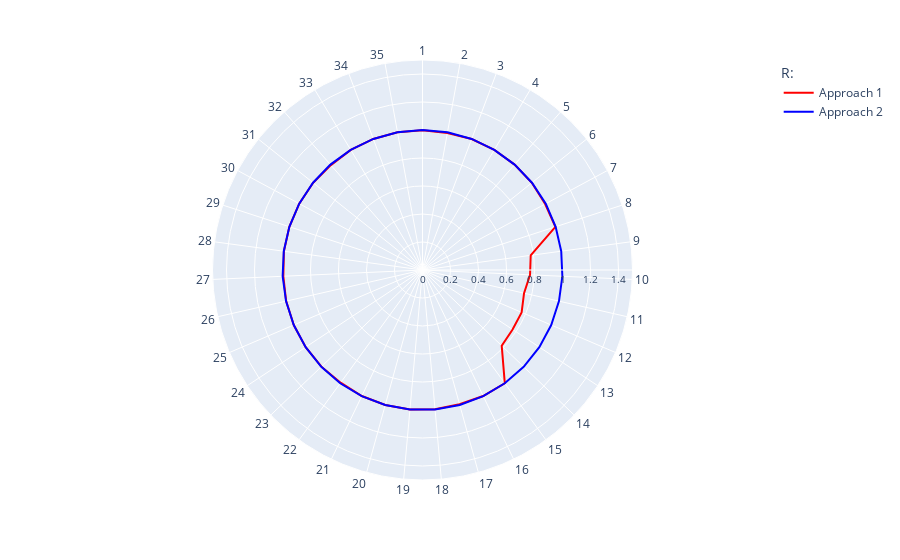

Notebook code cell kept with this figure:
### Code cell
# Define the list of 35 values (all 1s in this example)



my_list1 = R_app1
my_list2 = R_app2
my_list3 = [1.5]*35


# Define the numbers from 1 to 35 as labels for the angles
labels = [str(i) for i in range(1, 36)]


# Create a pandas DataFrame with the angles and values for the first set of values
df1 = pd.DataFrame({'Label': labels, 'Value': my_list1})
# Append the first row to the end of the DataFrame (to close the loop)
df1 = df1.append({'Label': labels[0], 'Value': my_list1[0]}, ignore_index=True)


# Create a pandas DataFrame with the angles and values for the second set of values
df2 = pd.DataFrame({'Label': labels, 'Value': my_list2})
# Append the first row to the end of the DataFrame (to close the loop)
df2 = df2.append({'Label': labels[0], 'Value': my_list2[0]}, ignore_index=True)


# Create a pandas DataFrame with the angles and values for the second set of values
df3 = pd.DataFrame({'Label': labels, 'Value': my_list3})
# Append the first row to the end of the DataFrame (to close the loop)
df3 = df3.append({'Label': labels[0], 'Value': my_list3[0]}, ignore_index=True)


#Adding color to the plots
color1 = ['red']
color2=['blue']
color3=['gray']



#Adding the label to plots
df1['R: '] = 'Approach 1'
df2['R: '] = 'Approach 2'
df3['R: '] = 'Approach 3'




# Create the polar plot using plotly.express for the first set of values
fig = px.line_polar(df1, r='Value', theta='Label', line_close=True,color_discrete_sequence=color1,color='R: ')

# Add the second set of values as a new trace to the polar plot
fig.add_trace(px.line_polar(df2, r='Value', theta='Label', line_close=True,color_discrete_sequence=color2,color='R: ').data[0])

# fig.add_trace(px.line_polar(df3, r='Value', theta='Label', line_close=True,color_discrete_sequence=color3,color='R: ').data[0])


# Customize the layout of the polar plot
fig.update_layout(
    polar=dict(
        radialaxis=dict(
            visible=True,
            range=[0, max(my_list1+my_list2+my_list3)],
            tickfont=dict(size=10),
        ),
    ),
    showlegend=True
)

# Show the polar plot
fig.show()
fig.write_html("Resilience.html")

### Figure 1 — Plotly figure (JSON) as saved in the notebook; plotly's stock layout.template omitted (floating-point values rounded to 4 significant figures)
{"data": [{"hovertemplate": "R: =Approach 1<br>Value=%{r}<br>Label=%{theta}<extra></extra>", "legendgroup": "Approach 1", "line": {"color": "red", "dash": "solid"}, "marker": {"symbol": "circle"}, "mode": "lines", "name": "Approach 1", "r": [0.999, 0.995, 0.999, 1.0, 1.0, 0.999, 0.995, 0.998, 0.78, 0.769, 0.744, 0.77, 0.771, 0.783, 1.0, 0.999, 0.995, 0.999, 1.0, 1.0, 0.999, 0.995, 0.999, 1.0, 1.0, 0.999, 0.995, 0.999, 1.0, 1.0, 0.999, 0.995, 0.999, 1.0, 1.0, 0.999, 0.999], "showlegend": true, "subplot": "polar", "theta": ["1", "2", "3", "4", "5", "6", "7", "8", "9", "10", "11", "12", "13", "14", "15", "16", "17", "18", "19", "20", "21", "22", "23", "24", "25", "26", "27", "28", "29", "30", "31", "32", "33", "34", "35", "1", "1"], "type": "scatterpolar"}, {"hovertemplate": "R: =Approach 2<br>Value=%{r}<br>Label=%{theta}<extra></extra>", "legendgroup": "Approach 2", "line": {"color": "blue", "dash": "solid"}, "marker": {"symbol": "circle"}, "mode": "lines", "name": "Approach 2", "r": [1.0, 1.0, 1.0, 1.0, 1.0, 1.0, 1.0, 1.0, 1.0, 1.0, 1.0, 1.0, 1.0, 1.0, 1.0, 1.0, 1.0, 1.0, 1.0, 1.0, 1.0, 1.0, 1.0, 1.0, 1.0, 1.0, 1.0, 1.0, 1.0, 1.0, 1.0, 1.0, 1.0, 1.0, 1.0, 1.0, 1.0], "showlegend": true, "subplot": "polar", "theta": ["1", "2", "3", "4", "5", "6", "7", "8", "9", "10", "11", "12", "13", "14", "15", "16", "17", "18", "19", "20", "21", "22", "23", "24", "25", "26", "27", "28", "29", "30", "31", "32", "33", "34", "35", "1", "1"], "type": "scatterpolar"}], "layout": {"polar": {"domain": {"x": [0.0, 1.0], "y": [0.0, 1.0]}, "angularaxis": {"direction": "clockwise", "rotation": 90}, "radialaxis": {"tickfont": {"size": 10}, "visible": true, "range": [0, 1.5]}}, "legend": {"title": {"text": "R: "}, "tracegroupgap": 0}, "margin": {"t": 60}, "showlegend": true}}
